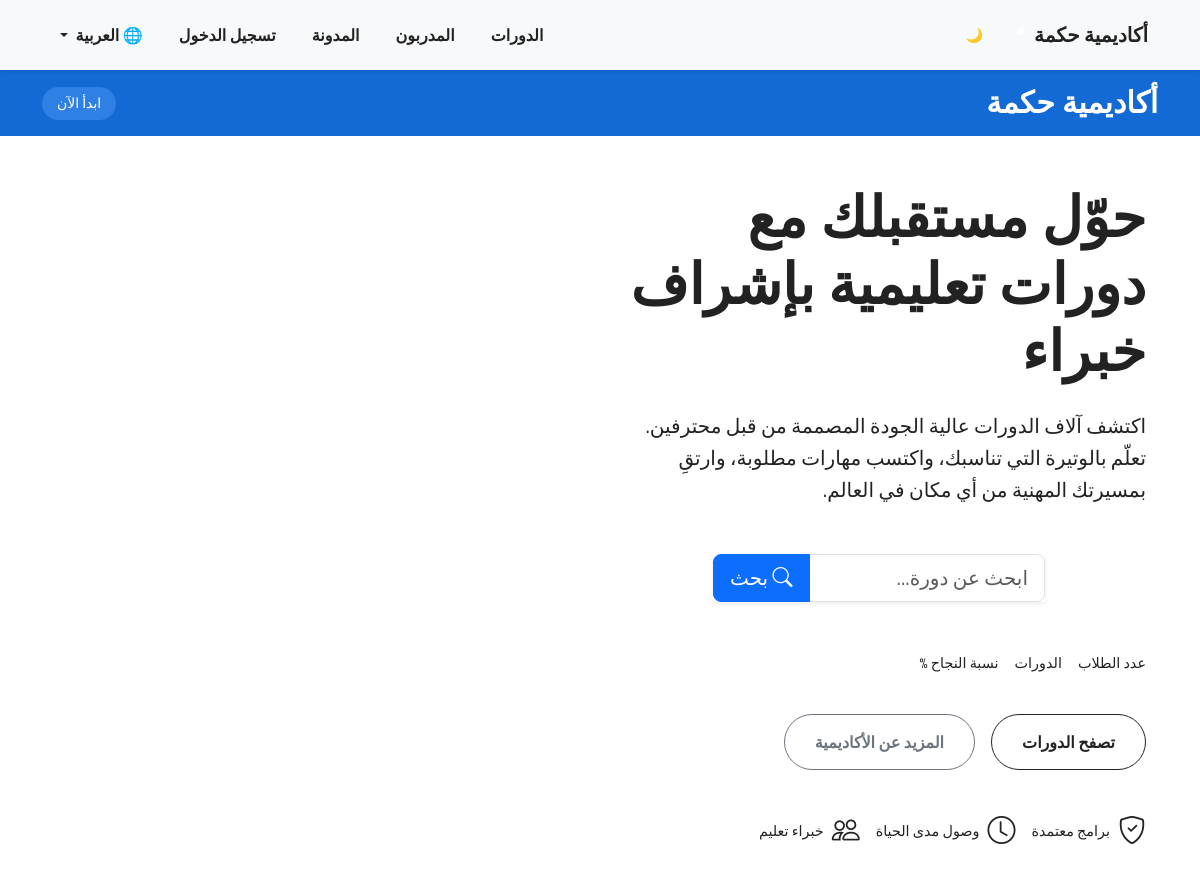
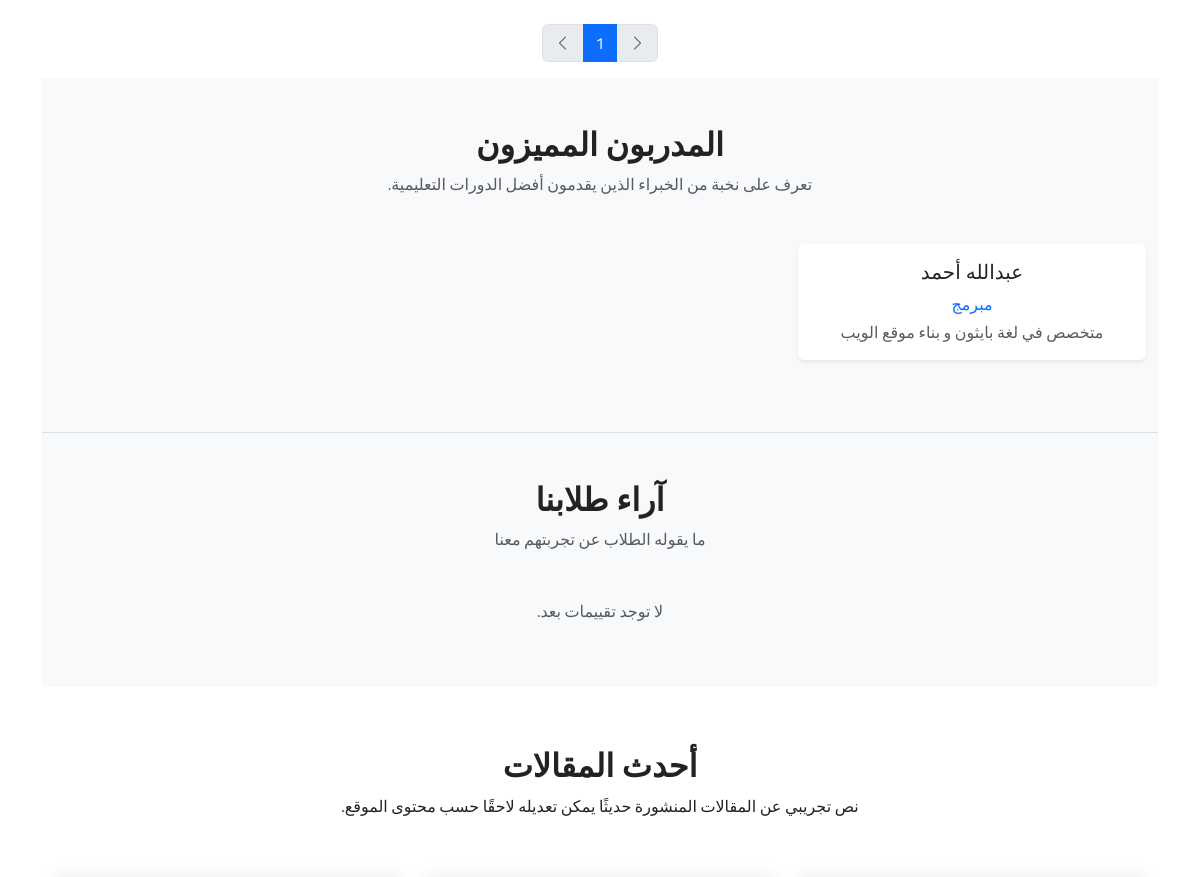
/ar/ (upper part), run on an earlier commit of the app's database (2 pictures, top to bottom).
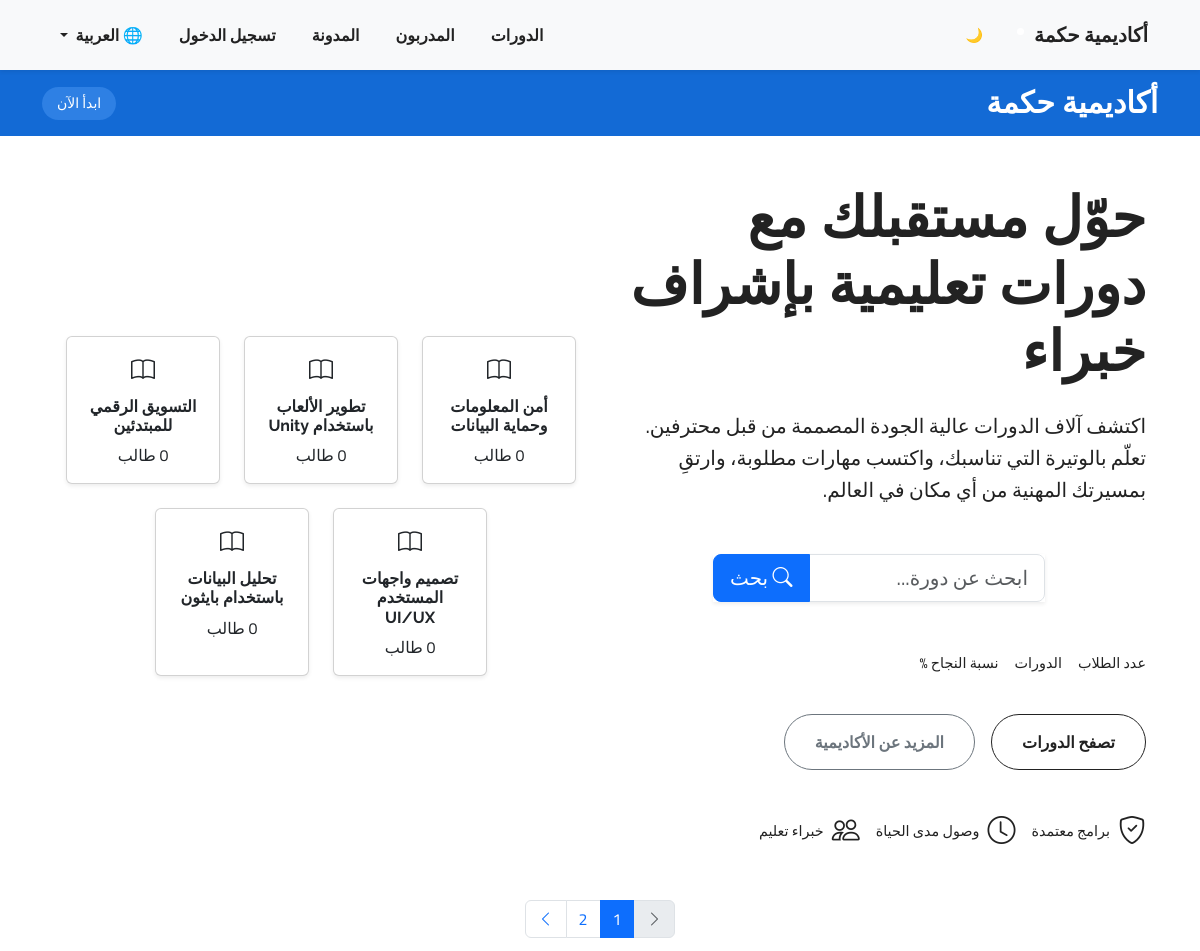
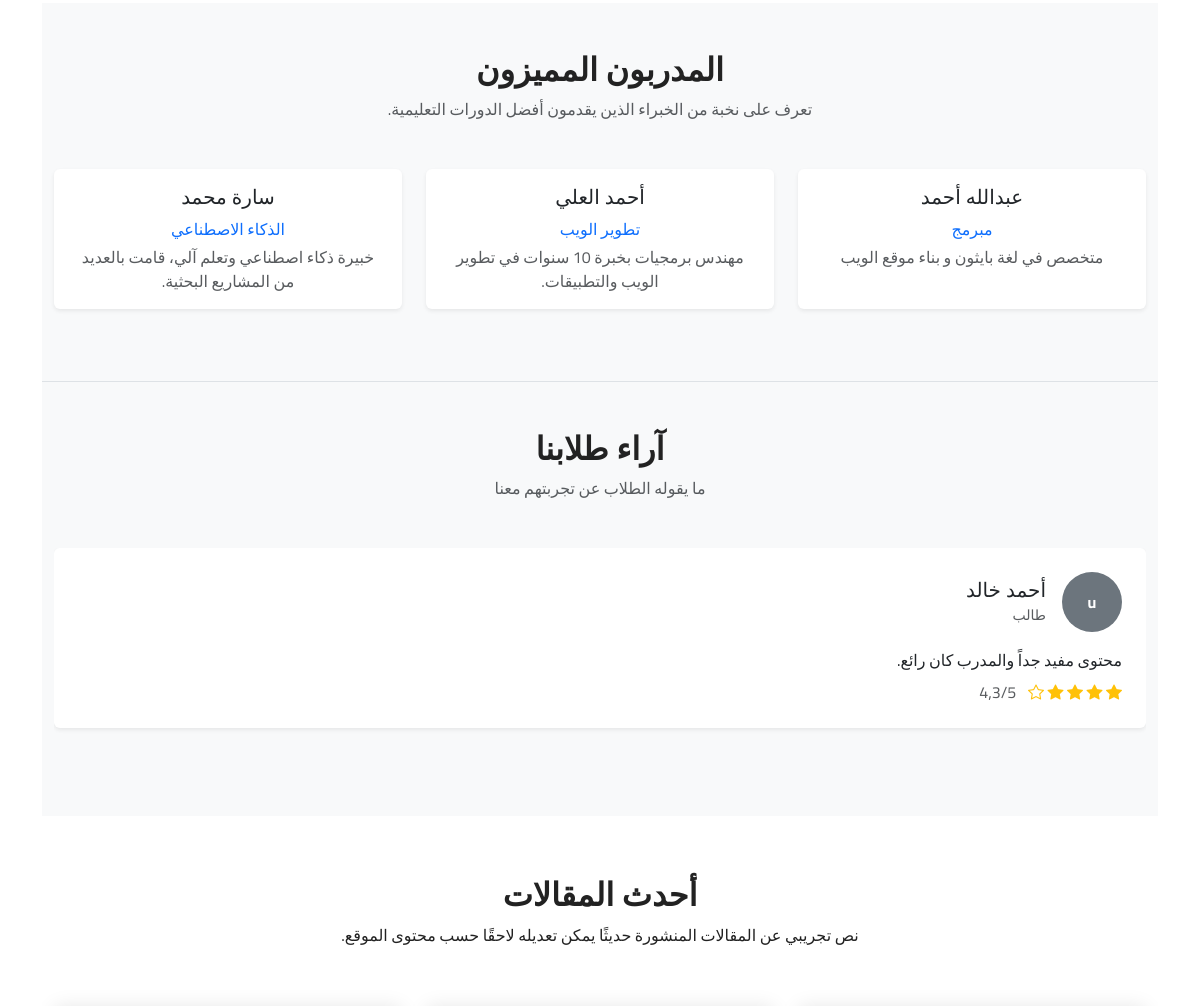
And on a later commit of the database (2 pictures, top to bottom).
### courses/models.py (models this page shows, shortened)
class Instructor(models.Model):
    full_name = models.CharField(max_length=100, verbose_name=_("الاسم الكامل"))
    bio = models.TextField(blank=True, verbose_name=_("نبذة"))
    specialty = models.CharField(max_length=100, blank=True, verbose_name=_("التخصص"))
    photo = models.ImageField(upload_to='instructors/', blank=True, null=True, verbose_name=_("صورة المدرب"))
    email = models.EmailField(unique=True, verbose_name=_("البريد الإلكتروني"))
    rating = models.FloatField(default=0.0, verbose_name=_("التقييم"))
    facebook = models.URLField(blank=True, verbose_name=_("فيسبوك"))
    twitter = models.URLField(blank=True, verbose_name=_("تويتر"))
    linkedin = models.URLField(blank=True)
    user = models.OneToOneField(User, on_delete=models.CASCADE, related_name='instructor_profile')

class Course(models.Model):
    title = models.CharField(max_length=200, verbose_name=_("عنوان الدورة"))
    description = models.TextField(verbose_name=_("وصف الدورة"))
    is_published = models.BooleanField(default=True, verbose_name=_("نشر الدورة"))
    price = models.DecimalField(max_digits=6, decimal_places=0, verbose_name=_("السعر"))
    old_price = models.DecimalField(max_digits=6, decimal_places=0, default=0, blank=True, verbose_name=_("السعر القديم"))
    created_at = models.DateTimeField(auto_now_add=True, verbose_name=_("تاريخ الإنشاء"))
    image = models.ImageField(upload_to='course_images/', null=True, blank=True, verbose_name=_("صورة الدورة"))
    duration = models.CharField(max_length=100, blank=True, null=True, verbose_name=_("مدة الدورة"))
    level = models.CharField(max_length=100, blank=True, null=True, verbose_name=_("مستوى الدورة"))
    prerequisites = models.TextField(blank=True, null=True, verbose_name=_("متطلبات الدورة"))
    students = models.ManyToManyField(User, related_name="courses", blank=True, verbose_name=_("الطلاب المشتركين"))
    instructor = models.ForeignKey(Instructor, on_delete=models.SET_NULL, null=True, blank=True, verbose_name=_("مدرب الدورة"))
    category = models.ForeignKey(Category, on_delete=models.CASCADE, related_name='courses', null=True, blank=True, verbose_name=_("فئة الدورة"))
    class Meta:
        verbose_name = _("دورة")
        verbose_name_plural = _("الدورات")
        ordering = ['-created_at']

class Testimonial(models.Model):
    user = models.ForeignKey(User, on_delete=models.CASCADE, related_name="testimonials", null=True, blank=True)
    name = models.CharField(max_length=100)
    role = models.CharField(max_length=100, blank=True)
    rating = models.DecimalField(max_digits=2, decimal_places=1, default=0.0)
    comment = models.TextField()
    image = models.ImageField(upload_to='testimonials/', blank=True, null=True)
    source = models.CharField(max_length=100, blank=True)
    @property
    def rating_int(self):
        return int(round(self.rating))

### courses/views.py (the view)
# urls.py: path('', views.home_page, name="home_page"),
def home_page(request):
    User = get_user_model()
    query = request.GET.get("q", "").strip()
    student_count = User.objects.annotate(course_count=Count('courses')).filter(course_count__gt=0).count()
    categories = Category.objects.annotate(course_count=Count('courses'))
    courses = Course.objects.filter(is_published=True)
    posts = Post.objects.order_by('-created_at')[:3]
    instructors = Instructor.objects.all()[:3]
    testimonials = Testimonial.objects.all()
    paginator = Paginator(courses, 6)
    page_number = request.GET.get("page")
    page_obj = paginator.get_page(page_number)
    if query:
        courses = courses.filter(
            Q(title__icontains=query) | Q(description__icontains=query)
        )
    return render(request, 'courses/home.html', {
        'student_count': student_count,
        'courses': courses,
        'posts': posts,
        'categories': categories,
        'categories': categories,
        'instructors': instructors,
        'testimonials': testimonials,
        'page_obj': page_obj,
        'query': query,
    })

### courses/templates/courses/home.html (shortened to what the changed rows need)
{% extends "base.html" %}
{% load static %}
{% load i18n %}
{% block content %}
{% include "includes/hero.html" %}
<div class="pagination-wrapper" data-aos="fade-up" data-aos-delay="300">
  <nav aria-label="Courses pagination">
    <ul class="pagination justify-content-center">
      {% for num in page_obj.paginator.page_range %}
        {% if page_obj.number == num %}
          <li class="page-item active">
            <a class="page-link" href="#">{{ num }}</a>
          </li>
        {% else %}
          <li class="page-item">
            <a class="page-link" href="?page={{ num }}">{{ num }}</a>
          </li>
        {% endif %}
      {% endfor %}
      {% if page_obj.has_next %}
        <li class="page-item">
          <a class="page-link" href="?page={{ page_obj.next_page_number }}">
            <i class="bi bi-chevron-left"></i>
          </a>
        </li>
      {% else %}
        <li class="page-item disabled">
          <a class="page-link" href="#">
            <i class="bi bi-chevron-left"></i>
          </a>
        </li>
      {% endif %}
    </ul>
  </nav>
</div>
<section class="py-5 bg-light">
  <div class="container">
    <div class="text-center mb-5">
      <h2 class="fw-bold">{% trans "المدربون المميزون" %}</h2>
    </div>
    <div class="row">{% for instructor in instructors %}
      <div class="col-md-4 mb-4">
        <div class="card shadow-sm border-0 h-100 text-center">
          <div class="card-body">
            <h5 class="card-title">{{ instructor.full_name }}</h5>
            <p class="text-primary mb-1">{{ instructor.specialty }}</p>
            <p class="card-text text-muted">{{ instructor.bio|truncatewords:20 }}</p>
          </div>
        </div>
      </div>
      {% empty %}
      <div class="col-12">
        <p class="text-muted text-center">{% trans "لا يوجد مدربون لعرضهم حالياً." %}</p>
      </div>
      {% endfor %}
    </div>
  </div>
</section>
<section class="py-5 bg-light border-top">
  <div class="container">
    <div class="text-center mb-5">
      <h2 class="fw-bold">{% trans "آراء طلابنا" %}</h2>
      <p class="text-muted">{% trans "ما يقوله الطلاب عن تجربتهم معنا" %}</p>
    </div>
    {% if testimonials %}
    <div class="swiper testimonial-swiper">
      <div class="swiper-wrapper">
        {% for testimonial in testimonials %}
        <div class="swiper-slide">
          <div class="card shadow-sm border-0 p-4 h-100">
            <div class="d-flex align-items-center mb-3">
              {% if testimonial.image %}
              <img src="{{ testimonial.image.url }}" class="rounded-circle me-3" width="60" height="60" alt="{{ testimonial.user.get_full_name }}">
              {% else %}
              <div class="rounded-circle bg-secondary text-white d-flex justify-content-center align-items-center me-3" style="width:60px;height:60px;">
                <span class="fw-bold">{{ testimonial.user.username|slice:":1" }}</span>
              </div>
              {% endif %}
              <div>
                <h5 class="mb-0">
                  {{ testimonial.user.get_full_name|default:testimonial.user.username }}
                </h5>
                <small class="text-muted">طالب</small>
              </div>
            </div>
            <p class="mb-2">{{ testimonial.comment }}</p>
            <div class="text-warning">
              {% for i in "12345" %}
              {% if forloop.counter <= testimonial.rating_int %}
              <i class="bi bi-star-fill text-warning"></i>
              {% else %}
              <i class="bi bi-star text-warning"></i>
              {% endif %}
              {% endfor %}
              <span class="text-muted ms-2">{{ testimonial.rating }}/5</span>
            </div>
          </div>
        </div>
        {% endfor %}
      </div>
    </div>
    {% else %}
    <p class="text-center text-muted">{% trans "لا توجد تقييمات بعد." %}</p>
    {% endif %}
  </div>
</section>
<section id="recent-blog-posts" class="recent-blog-posts section">
  <div class="container section-title" data-aos="fade-up">
    <h2>{% trans "أحدث المقالات" %}</h2>
  </div>
</section>
{% endblock %}

### templates/includes/hero.html (shortened to what this page needs)
{% load i18n static %}
<section id="courses-hero" class="courses-hero section py-5">
  <div class="hero-content">
    <div class="container">
      <div class="row align-items-center">
        <div class="col-lg-6" data-aos="fade-up" data-aos-delay="100">
          <div class="hero-text">
            <h1>{% trans "حوّل مستقبلك مع دورات تعليمية بإشراف خبراء" %}</h1>
            <p>{% trans "اكتشف آلاف الدورات عالية الجودة المصممة من قبل محترفين. تعلّم بالوتيرة التي تناسبك، واكتسب مهارات مطلوبة، وارتقِ بمسيرتك المهنية من أي مكان في العالم." %}</p>
         <div class="container my-5">
            <form method="get" action="{% url 'courses:course_list' %}">
                <div class="row justify-content-center">
                    <div class="col-md-8">
                        <div class="input-group input-group-lg shadow-sm">
                            <input type="text" name="q" class="form-control" placeholder="{% trans 'ابحث عن دورة...' %}" aria-label="{% trans 'بحث' %}">
                            <button class="btn btn-primary" type="submit">
                                <i class="bi bi-search"></i> {% trans "بحث" %}
                            </button>
                        </div>
                    </div>
                </div>
            </form>
        </div>
            <div class="hero-stats d-flex gap-3 flex-wrap">
              <div class="stat-item text-center">
                <span class="label">{% trans "عدد الطلاب" %}</span>
              </div>
              <div class="stat-item text-center">
                <span class="label">{% trans "الدورات" %}</span>
              </div>
              <div class="stat-item text-center">
                <span class="label">{% trans "نسبة النجاح %" %}</span>
              </div>
            </div>
            <div class="hero-buttons mt-4">
              <a href="{% url 'courses:course_list' %}" class="btn btn-primary">{% trans "تصفح الدورات" %}</a>
              <a href="#about" class="btn btn-outline-secondary">{% trans "المزيد عن الأكاديمية" %}</a>
            </div>
            <div class="hero-features mt-4 d-flex gap-3 flex-wrap">
              <div class="feature text-center">
                <i class="bi bi-shield-check fs-3"></i>
                <span>{% trans "برامج معتمدة" %}</span>
              </div>
              <div class="feature text-center">
                <i class="bi bi-clock fs-3"></i>
                <span>{% trans "وصول مدى الحياة" %}</span>
              </div>
              <div class="feature text-center">
                <i class="bi bi-people fs-3"></i>
                <span>{% trans "خبراء تعليم" %}</span>
              </div>
            </div>
          </div>
        </div>
        <div class="col-lg-6" data-aos="fade-up" data-aos-delay="200">
          <div class="hero-image position-relative">
            <div class="container my-4">
              <div class="row justify-content-center">
                {% for course in courses|slice:":5" %}
                <div class="col-md-4 col-sm-6 mb-4">
                  <a href="{% url 'courses:course_detail' course.id %}" class="text-decoration-none text-dark">
                    <div class="course-card card shadow-sm p-3 h-100" data-aos="fade-up" data-aos-delay="{{ forloop.counter|add:2 }}00">
                      <div class="card-icon text-center mb-2">
                        <i class="bi bi-book fs-4"></i>
                      </div>
                      <div class="card-content text-center">
                        <h6 class="fw-bold">{{ course.title }}</h6>
                        <span>{{ course.students.count }} {% trans "طالب" %}</span>
                      </div>
                    </div>
                  </a>
                </div>
                {% endfor %}
              </div>
            </div>
          </div>
        </div>
      </div>
    </div>
  </div>
</section>

What changed in the data, as far as the page shows it:
added Course: title "أمن المعلومات وحماية البيانات"
added Course: title "تطوير الألعاب باستخدام Unity"
added Course: title "التسويق الرقمي للمبتدئين"
added Course: title "تصميم واجهات المستخدم UI/UX"
added Course: title "تحليل البيانات باستخدام بايثون"
added Instructor: full_name "أحمد العلي", specialty "تطوير الويب", bio "مهندس برمجيات بخبرة 10 سنوات في تطوير الويب والتطبيقات."
added Instructor: full_name "سارة محمد", specialty "الذكاء الاصطناعي", bio "خبيرة ذكاء اصطناعي وتعلم آلي، قامت بالعديد من المشاريع البحثية."
added Testimonial: user.username "u", user.get_full_name "أحمد خالد", comment "محتوى مفيد جداً والمدرب كان رائع.", rating "4,3"
Also different on the page:
new list line: "2"
text no longer shown: "لا توجد تقييمات بعد."
